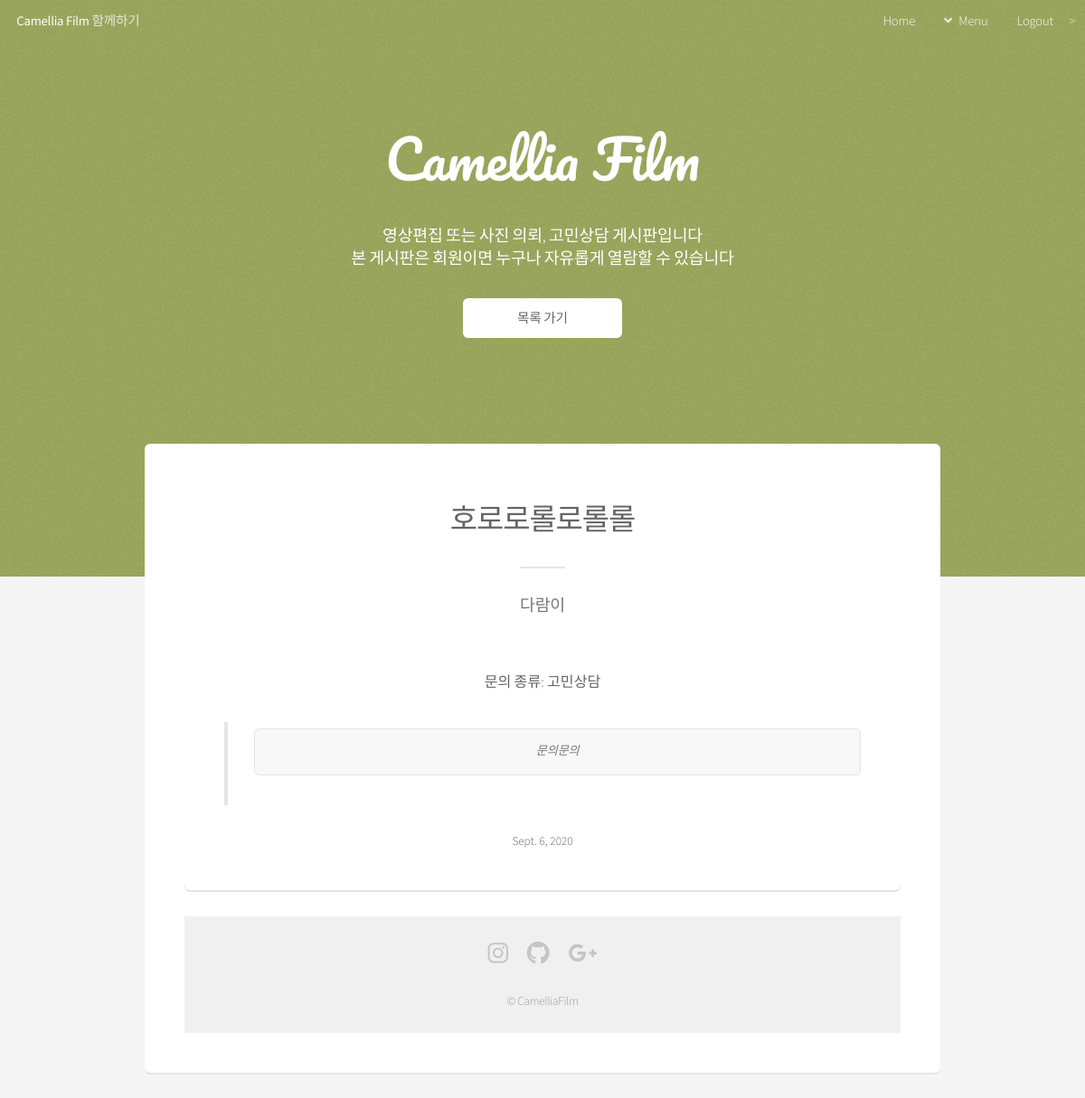
The app's page /contents.html/2 (signed in) with its own data.
### camelapp/models.py (models this page shows)
class Board(models.Model):
    title =  models.CharField(max_length=100) #글 제목
    user = models.ForeignKey(User, on_delete = models.CASCADE, related_name='user') #글쓴이
    upload  = models.DateField(null = True, auto_now=True) #게시물 작성 날짜
    content  = models.TextField(null = True) #글 내용
    type = models.CharField(max_length=50) #문의종류
    call = models.CharField(max_length=50) #연락처

class User(AbstractUser):
    address = models.TextField(null = True) #회원 이메일 주소
    birth = models.DateField(null = True) #생년월일
    message = models.TextField(null = True) #하고싶은 말

### camelapp/views.py (the view)
# urls.py: path('contents.html/<int:pk>', views.contents, name='contents'),
def contents(request, pk):
    if request.user.is_authenticated:
        content = Board.objects.filter(pk=pk)
        return render(request, 'contents.html', {'content':content})
    else:
        return redirect('board')

### camelapp/templates/contents.html (shortened to what this page needs)
{% load static %}
<!DOCTYPE HTML>
<html>
	<head>
		<link rel="stylesheet" href="{% static 'join/assets/css/main.css' %}" />
	</head>
	<body class="landing is-preload">
		<div id="page-wrapper">
				<header id="header" class="alt">
					<h1><a href="{% url 'index' %}">Camellia Film</a> 함께하기</h1>
					<nav id="nav">
						<ul>
							<li><a href="{% url 'index' %}">Home</a></li>
							<li>
								<a href="#" class="icon solid fa-angle-down">Menu</a>
							</li>
							{% if request.user.is_authenticated %}
							<li><a href="{% url 'logout' %}" class="#}">Logout</a></li>
							{% else %}
							<li><a href="{% url 'signin' %}" class="#}">Login</a></li>
							{% endif %}>
						</ul>
					</nav>
				</header>
				<section id="banner" class="alt1">
					<h2>Camellia Film</h2>
					<p>영상편집 또는 사진 의뢰, 고민상담 게시판입니다<br>본 게시판은 회원이면 누구나 자유롭게 열람할 수 있습니다</p>
					<ul class="actions special">
						<li><a href="{% url 'board' %}" class="button primary">목록 가기</a></li>
                    </ul>
				</section>
				<section id="main" class="container">
					<section class="box special">
						<form method="post" action="{% url 'delete_content' %}" name="content_id">
						<header class="major">
							{% for create in content %}
							<h2>{{ create.title }}
							<br />
							</h2>
							<p>{{ create.user }}</p>
                        </header>
                        <section class="box">
							<h4>문의 종류: {{ create.type }}<br></h4>
							<br>
									<blockquote><pre>{{ create.content }}</pre></blockquote>
								<p><h5>{{ create.upload }}</h5></p>
								{% endfor %}
						</form>
					</section>
				<footer id="footer">
					<ul class="icons">
						<li><a href="http:www.instagram.com/hyupsung_film" class="icon brands fa-instagram"><span class="label">Instagram</span></a></li>
						<li><a href="#" class="icon brands fa-github"><span class="label">Github</span></a></li>
						<li><a href="#" class="icon brands fa-google-plus"><span class="label">Google+</span></a></li>
					</ul>
					<ul class="copyright">
						<li>&copy; CamelliaFilm</li>
					</ul>
				</footer>
		</div>
	</body>
</html>

### records on screen
Board: title "호로로롤로롤롤", user "다람이", type "고민상담", content "문의문의", upload "Sept. 6, 2020"
